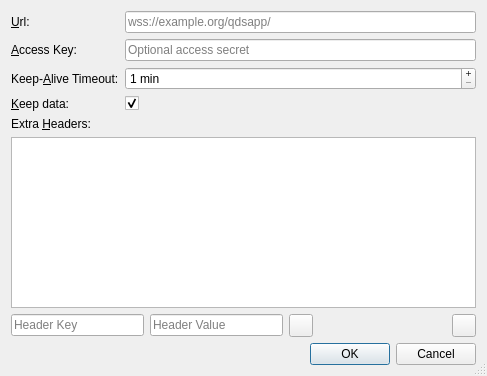
<?xml version="1.0" encoding="UTF-8"?>
<ui version="4.0">
 <class>ChangeRemoteDialog</class>
 <widget class="QDialog" name="ChangeRemoteDialog">
  <property name="geometry">
   <rect>
    <x>0</x>
    <y>0</y>
    <width>487</width>
    <height>376</height>
   </rect>
  </property>
  <property name="windowTitle">
   <string>Change Remote</string>
  </property>
  <property name="sizeGripEnabled">
   <bool>true</bool>
  </property>
  <property name="modal">
   <bool>true</bool>
  </property>
  <layout class="QFormLayout" name="formLayout">
   <item row="0" column="0">
    <widget class="QLabel" name="urlLabel">
     <property name="text">
      <string>&amp;Url:</string>
     </property>
     <property name="buddy">
      <cstring>urlLineEdit</cstring>
     </property>
    </widget>
   </item>
   <item row="0" column="1">
    <widget class="QLineEdit" name="urlLineEdit">
     <property name="placeholderText">
      <string>wss://example.org/qdsapp/</string>
     </property>
    </widget>
   </item>
   <item row="1" column="0">
    <widget class="QLabel" name="accessKeyLabel">
     <property name="text">
      <string>&amp;Access Key:</string>
     </property>
     <property name="buddy">
      <cstring>accessKeyLineEdit</cstring>
     </property>
    </widget>
   </item>
   <item row="1" column="1">
    <widget class="QLineEdit" name="accessKeyLineEdit">
     <property name="echoMode">
      <enum>QLineEdit::Password</enum>
     </property>
     <property name="placeholderText">
      <string>Optional access secret</string>
     </property>
    </widget>
   </item>
   <item row="2" column="0">
    <widget class="QLabel" name="keepAliveTimeoutLabel">
     <property name="text">
      <string>Keep-&amp;Alive Timeout:</string>
     </property>
     <property name="buddy">
      <cstring>keepAliveTimeoutSpinBox</cstring>
     </property>
    </widget>
   </item>
   <item row="2" column="1">
    <widget class="QSpinBox" name="keepAliveTimeoutSpinBox">
     <property name="buttonSymbols">
      <enum>QAbstractSpinBox::PlusMinus</enum>
     </property>
     <property name="accelerated">
      <bool>true</bool>
     </property>
     <property name="correctionMode">
      <enum>QAbstractSpinBox::CorrectToNearestValue</enum>
     </property>
     <property name="showGroupSeparator" stdset="0">
      <bool>true</bool>
     </property>
     <property name="suffix">
      <string> min</string>
     </property>
     <property name="minimum">
      <number>1</number>
     </property>
     <property name="maximum">
      <number>1440</number>
     </property>
    </widget>
   </item>
   <item row="3" column="0">
    <widget class="QLabel" name="keepDataLabel">
     <property name="text">
      <string>&amp;Keep data:</string>
     </property>
     <property name="buddy">
      <cstring>keepDataCheckBox</cstring>
     </property>
    </widget>
   </item>
   <item row="3" column="1">
    <widget class="QCheckBox" name="keepDataCheckBox">
     <property name="checked">
      <bool>true</bool>
     </property>
    </widget>
   </item>
   <item row="5" column="0" colspan="2">
    <widget class="QTreeView" name="treeView">
     <property name="contextMenuPolicy">
      <enum>Qt::ActionsContextMenu</enum>
     </property>
     <property name="alternatingRowColors">
      <bool>true</bool>
     </property>
     <property name="rootIsDecorated">
      <bool>false</bool>
     </property>
     <property name="itemsExpandable">
      <bool>false</bool>
     </property>
     <property name="sortingEnabled">
      <bool>true</bool>
     </property>
     <property name="animated">
      <bool>true</bool>
     </property>
     <property name="expandsOnDoubleClick">
      <bool>false</bool>
     </property>
    </widget>
   </item>
   <item row="4" column="0" colspan="2">
    <widget class="QLabel" name="extraHeadersLabel">
     <property name="text">
      <string>Extra &amp;Headers:</string>
     </property>
     <property name="buddy">
      <cstring>treeView</cstring>
     </property>
    </widget>
   </item>
   <item row="6" column="0" colspan="2">
    <layout class="QHBoxLayout" name="horizontalLayout" stretch="0,0,0,0,0">
     <item>
      <widget class="QLineEdit" name="keyEdit">
       <property name="placeholderText">
        <string>Header Key</string>
       </property>
      </widget>
     </item>
     <item>
      <widget class="QLineEdit" name="valueEdit">
       <property name="placeholderText">
        <string>Header Value</string>
       </property>
      </widget>
     </item>
     <item>
      <widget class="QToolButton" name="addHeaderButton">
       <property name="toolButtonStyle">
        <enum>Qt::ToolButtonFollowStyle</enum>
       </property>
      </widget>
     </item>
     <item>
      <spacer name="horizontalSpacer">
       <property name="orientation">
        <enum>Qt::Horizontal</enum>
       </property>
       <property name="sizeHint" stdset="0">
        <size>
         <width>40</width>
         <height>20</height>
        </size>
       </property>
      </spacer>
     </item>
     <item>
      <widget class="QToolButton" name="removeHeaderButton">
       <property name="toolButtonStyle">
        <enum>Qt::ToolButtonFollowStyle</enum>
       </property>
      </widget>
     </item>
    </layout>
   </item>
   <item row="7" column="0" colspan="2">
    <widget class="QDialogButtonBox" name="buttonBox">
     <property name="orientation">
      <enum>Qt::Horizontal</enum>
     </property>
     <property name="standardButtons">
      <set>QDialogButtonBox::Cancel|QDialogButtonBox::Ok</set>
     </property>
    </widget>
   </item>
  </layout>
  <action name="actionA_dd_Header">
   <property name="icon">
    <iconset theme="list-add" resource="qtmvvmdatasyncwidgets_module.qrc">
     <normaloff>:/de/skycoder42/qtmvvm/widgets/icons/add.ico</normaloff>:/de/skycoder42/qtmvvm/widgets/icons/add.ico</iconset>
   </property>
   <property name="text">
    <string>A&amp;dd Header</string>
   </property>
   <property name="shortcut">
    <string>Ctrl+Ins</string>
   </property>
  </action>
  <action name="action_Remove_Header">
   <property name="icon">
    <iconset theme="list-remove" resource="qtmvvmdatasyncwidgets_module.qrc">
     <normaloff>:/de/skycoder42/qtmvvm/widgets/icons/remove.ico</normaloff>:/de/skycoder42/qtmvvm/widgets/icons/remove.ico</iconset>
   </property>
   <property name="text">
    <string>&amp;Remove Selected Header</string>
   </property>
   <property name="shortcut">
    <string>Del</string>
   </property>
  </action>
 </widget>
 <resources>
  <include location="qtmvvmdatasyncwidgets_module.qrc"/>
 </resources>
 <connections>
  <connection>
   <sender>buttonBox</sender>
   <signal>accepted()</signal>
   <receiver>ChangeRemoteDialog</receiver>
   <slot>accept()</slot>
   <hints>
    <hint type="sourcelabel">
     <x>227</x>
     <y>279</y>
    </hint>
    <hint type="destinationlabel">
     <x>157</x>
     <y>274</y>
    </hint>
   </hints>
  </connection>
  <connection>
   <sender>buttonBox</sender>
   <signal>rejected()</signal>
   <receiver>ChangeRemoteDialog</receiver>
   <slot>reject()</slot>
   <hints>
    <hint type="sourcelabel">
     <x>295</x>
     <y>285</y>
    </hint>
    <hint type="destinationlabel">
     <x>286</x>
     <y>274</y>
    </hint>
   </hints>
  </connection>
 </connections>
</ui>
